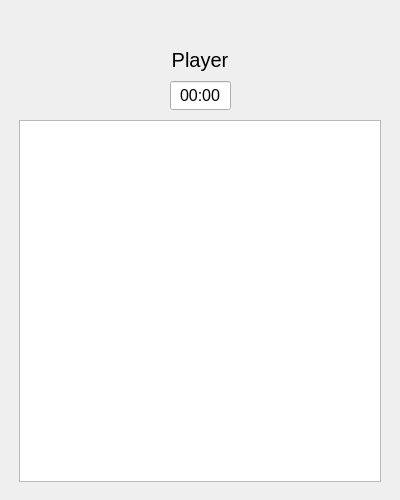
<?xml version="1.0" encoding="UTF-8"?>
<ui version="4.0">
 <class>game_part</class>
 <widget class="QWidget" name="game_part">
  <property name="geometry">
   <rect>
    <x>0</x>
    <y>0</y>
    <width>400</width>
    <height>500</height>
   </rect>
  </property>
  <property name="windowTitle">
   <string>Form</string>
  </property>
  <widget class="QTableWidget" name="board">
   <property name="geometry">
    <rect>
     <x>19</x>
     <y>120</y>
     <width>362</width>
     <height>362</height>
    </rect>
   </property>
  </widget>
  <widget class="QLabel" name="move_player">
   <property name="enabled">
    <bool>true</bool>
   </property>
   <property name="geometry">
    <rect>
     <x>20</x>
     <y>40</y>
     <width>360</width>
     <height>40</height>
    </rect>
   </property>
   <property name="font">
    <font>
     <pointsize>15</pointsize>
    </font>
   </property>
   <property name="text">
    <string>Player</string>
   </property>
   <property name="alignment">
    <set>Qt::AlignCenter</set>
   </property>
  </widget>
  <widget class="QTimeEdit" name="timeEdit">
   <property name="geometry">
    <rect>
     <x>170</x>
     <y>80</y>
     <width>61</width>
     <height>31</height>
    </rect>
   </property>
   <property name="font">
    <font>
     <pointsize>12</pointsize>
    </font>
   </property>
   <property name="alignment">
    <set>Qt::AlignCenter</set>
   </property>
   <property name="buttonSymbols">
    <enum>QAbstractSpinBox::NoButtons</enum>
   </property>
   <property name="displayFormat">
    <string>mm:ss</string>
   </property>
  </widget>
 </widget>
 <resources/>
 <connections/>
</ui>
